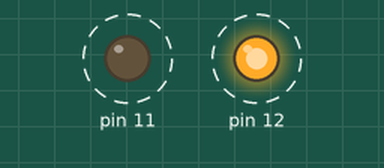
Recording of a program running on a simulated Raspberry Pi (header pin numbers). Shown: output pins drawn as LEDs (lit = HIGH). Dashed ring = blinking. What the program prints to the terminal is not drawn. At 10.0 s the program stops and its outputs stay as they are.

Above: at 0.2 s.
Timing chart, 0 to 4.6 s (numbered marks = the images above):
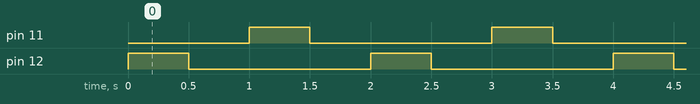

Measured:
- by itself, pin 11: alternates HIGH for 0.50 s and LOW for 1.5 s
- by itself, pin 12: alternates HIGH for 0.50 s and LOW for 1.5 s, 10 changes in all, then stays LOW
- by itself, everything shown: repeats every 2.0 s, in 4 steps

The program:

LED_1.py
```python
"""
==== Prof. Kartik V. Bulusu
==== CS and MAE Department, SEAS GWU
==== Description
======== This program is for blinking an LED wired to Raspberry PI
======== It has been written exclusively for students of CS3907(IoT and Edge Computing Applications)
======== and CS1010(Computer Science Orientation) courses in GWU.
======== It may not be used for any other purposes unless author's prior permission is aquired.
"""

import RPi.GPIO as GPIO
import time

GPIO.setmode(GPIO.BOARD)

GPIO.setup([11,12], GPIO.OUT)

for i in range(0,5):

    GPIO.output(12, GPIO.HIGH)
    time.sleep(0.5)
    GPIO.output(12, GPIO.LOW)
    time.sleep(0.5)

    GPIO.output(11, GPIO.HIGH)
    time.sleep(0.5)
    GPIO.output(11, GPIO.LOW)
    time.sleep(0.5)
    print(i)

GPIO.cleanup()
```
